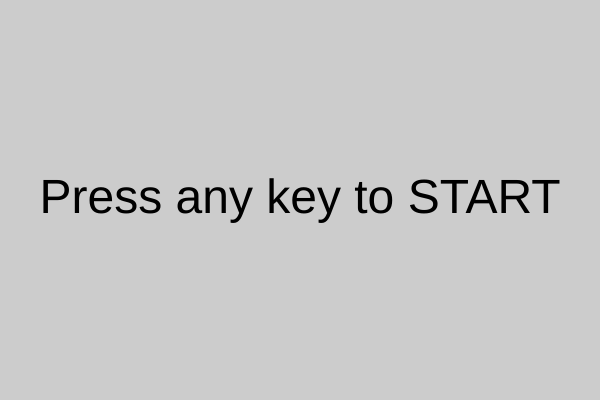
Frame 1 (no input)
Frame 60 (no input): identical to frame 1, image omitted
Frame 120 (the mouse pressed at the canvas centre since frame 60): identical to frame 1, image omitted

The p5.js sketch that drew this single still picture (run headless with seeded random() and noise() and a simulated clock; from frame 60 on, the mouse is pressed at the canvas centre):

// p5.js sketch
// ── sketch.js
const START = 0;
const PLAY  = 1;
const LOSE  = 2;
const WIN   = 3;

let state = START;

let timeAllowed = 10000;
let timeStarted = 0;

function setup() {
  createCanvas(600, 400);
  textSize(48);
  textAlign(CENTER, CENTER);  
}

function draw() {
  background(204);
  if (state === START){
    drawStart();
  } else if (state === PLAY){
    drawPlay();
  } else if (state === LOSE){
    drawLose();
  } else if (state === WIN){
    drawWin();
  }
}

function drawStart(){
  fill(0);
  text("Press any key to START", 0, 0, width, height);
}

function drawPlay(){
  
  let timeTaken = int(millis() - timeStarted);
  
  fill(0, 0, 255);
  text(timeTaken, width / 2, 60);
  text("Click MOUSE to WIN", 0, 0, width, height);
  
  if (timeTaken > timeAllowed){
    state = LOSE;
  }
}

function drawLose(){
  fill(255, 0, 0);
  text("TIME IS UP", 0, 0, width, height);
  fill(0);
  text("Press any key to retry", width / 2, height - 60);
}

function drawWin(){
  fill(0, 155, 0);
  text("YOU WIN", 0, 0, width, height);
  fill(0);
  text("Press any key to retry", width / 2, height - 60);
}

function keyPressed(){
  if (state === START){
    timeStarted = millis();
    state = PLAY;
  } else if (state === LOSE){
    state = START;
  } else if (state === WIN){
    state = START;
  }
}

function mousePressed(){
  if (state === PLAY){
    state = WIN;
  }
}
